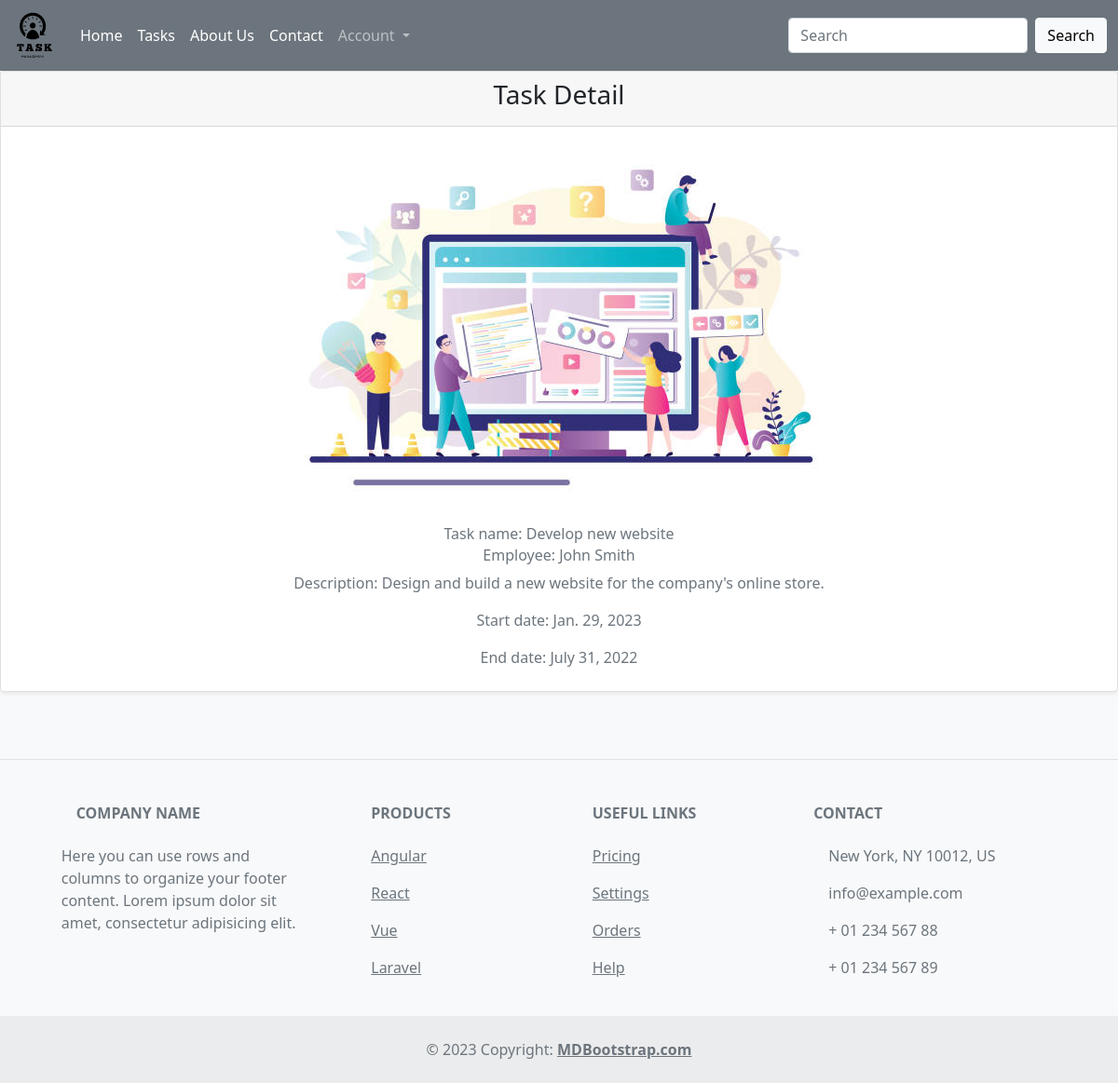
Page /view/2/ on the committed database.
### home/models.py (models this page shows, shortened)
class Task(models.Model):
    task_name = models.CharField(max_length=100)
    employee = models.CharField(max_length=100)
    task_desc = models.TextField()
    start_date = models.DateField(auto_now=True)
    end_date = models.DateField()
    image = models.ImageField(upload_to='img/', blank=False)

### home/views.py (the view)
# urls.py: path('view/<int:task_id>/', views.viewtask, name='viewtask'),
def viewtask(request, task_id):
    tasks = Task.objects.get(id = task_id)
    context = {'tasks':tasks}
    return render(request, 'task/view_task.html', context)

### templates/task/view_task.html
{% extends 'inc/nav.html' %} {% load static %} {% block content %}
<div class="card shadow-sm text-center ">
  <div class="card-header">
    <h3 class="card-title">Task Detail</h3>
  </div>
  <div class="card-body p-0">
    <div class="card-p mb-10">
      <div class="px-4">
        <img
          class="mw-100 mh-300px card-rounded-bottom pb-4"
          alt=""
          src="{{ tasks.image.url }}"
        />
      </div>
      <h6 class="card-subtitle mb-2 text-secondary font-weight-bold">
        Task name: {{ tasks.task_name }}
      </h6>
      <h6 class="card-subtitle mb-2 text-secondary font-weight-bold">
        Employee: {{ tasks.employee }}
      </h6>
      <p class="card-text text-secondary">Description: {{ tasks.task_desc}}</p>
      <p class="card-text text-secondary">Start date: {{ tasks.start_date}}</p>
      <p class="card-text text-secondary pb-4">End date: {{ tasks.end_date}}</p>
    </div>
  </div>
</div>
{% endblock content %}

### rows in the picture
Task: image (picture), task_name "Develop new website", employee "John Smith", task_desc "Design and build a new website for the company's online store.", start_date "Jan. 29, 2023", end_date "July 31, 2022"
